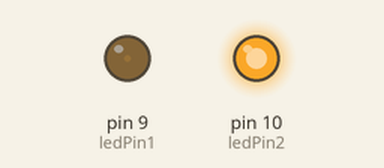
Recording of a sketch running on a simulated Arduino Uno, built with avr-gcc and run on an emulated ATmega328P. Parts: output pins drawn as LEDs (lit = HIGH).

Above: at 0.05 s.
At 0.95 s:
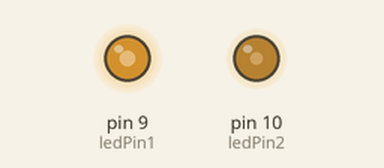
At 1.35 s:
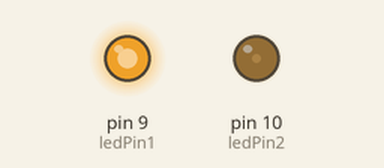
At 2.7 s:
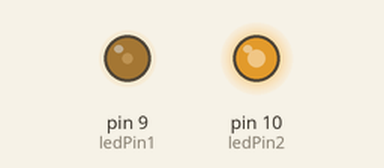
Timing chart, 0 to 7.0 s (numbered marks = the images above):
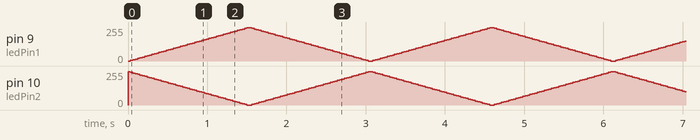

The sketch:

simultaneous.ino
```cpp
int ledPin1 = 9;
int ledPin2 = 10;
void setup() {
pinMode(ledPin1,OUTPUT);
pinMode(ledPin2,OUTPUT);
}
void loop() {
for( int fadeValue = 0;fadeValue <= 250;fadeValue +=5) {
analogWrite(ledPin1, fadeValue);
int fadeValue1=0;
fadeValue1=250-fadeValue;
analogWrite(ledPin2, fadeValue1);
delay(30);
}
for(int fadeValue = 250 ; fadeValue>= 0; fadeValue -=5) {
analogWrite(ledPin1, fadeValue);
int fadeValue1=0;
fadeValue1=250-fadeValue;
analogWrite(ledPin2, fadeValue1);
delay(30);
}
}
```
